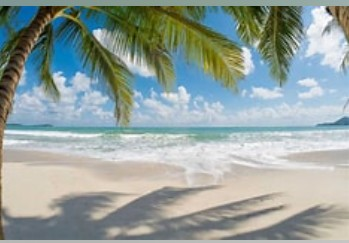
#> input picture Task3/task8_numpy_histogram/image.jpg, 349 x 243 px
$ python main.py
#> lines starting #> are read from the running program, lines starting #| are printed output that depends on the picture
import cv2
import numpy as np
import matplotlib.pyplot as plt

image = cv2.imread("image.jpg")
#> image is the input picture: shape (243, 349, 3); mean B, G, R 157.6, 161.3, 149

# Check if the image was successfully loaded
if image is None:
    print("Error: image.jpg not found")
    exit()

# Define color channels in BGR order (OpenCV reads images in BGR format)
colors = ("b", "g", "r")
histograms = []

# Compute histogram for each color channel
for i, col in enumerate(colors):
    # np.histogram returns a tuple: (histogram_values, bin_edges)
    hist = np.histogram(image[:, :, i], bins=256, range=(0, 256))
    histograms.append(hist[0])  # store only the counts
    print(f"{col.upper()} histogram:", hist[0])  # print the histogram values
#> this loop made 3 passes
#> (printed output is left out)
#> after the loop, histograms = 3 items

# Plot histograms using matplotlib
plt.figure(figsize=(10, 5))
for hist, col in zip(histograms, colors):
    plt.plot(hist, color=col)  # plot each channel in its color
#> this loop made 3 passes
#> col on passes 1 to 3: 'b', 'g', 'r'
plt.title("RGB Histogram")
plt.xlabel("Pixel Value (0-255)")
plt.ylabel("Number of Pixels")
plt.show()
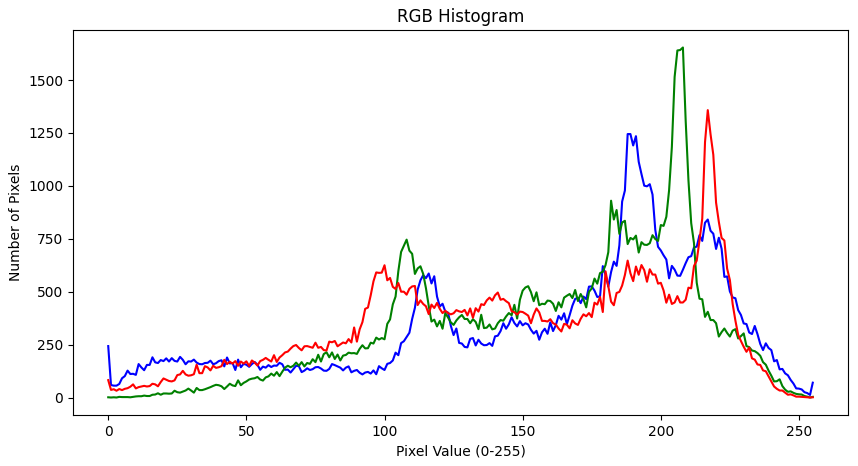
#> figure drawn by matplotlib, 1 panel; curve peaks at x = 188, y = 1245; curve peaks at x = 208, y = 1654; curve peaks at x = 217, y = 1358
